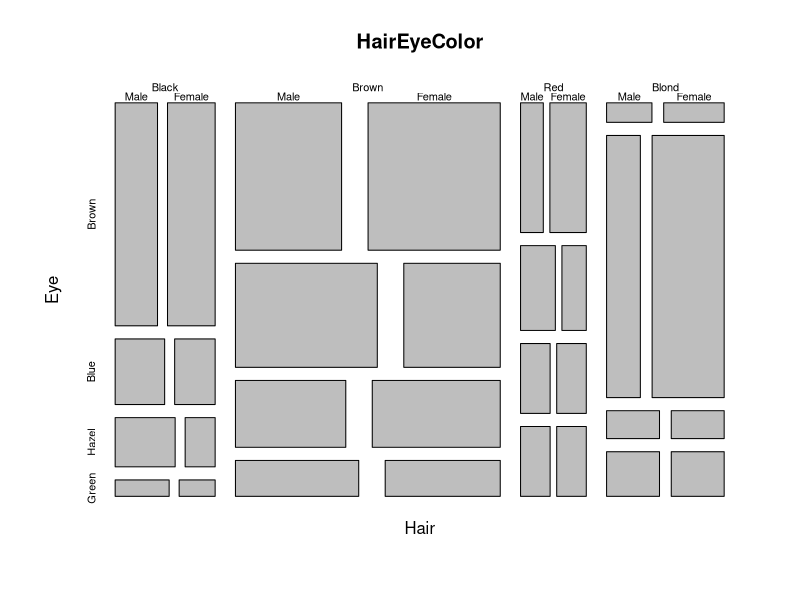
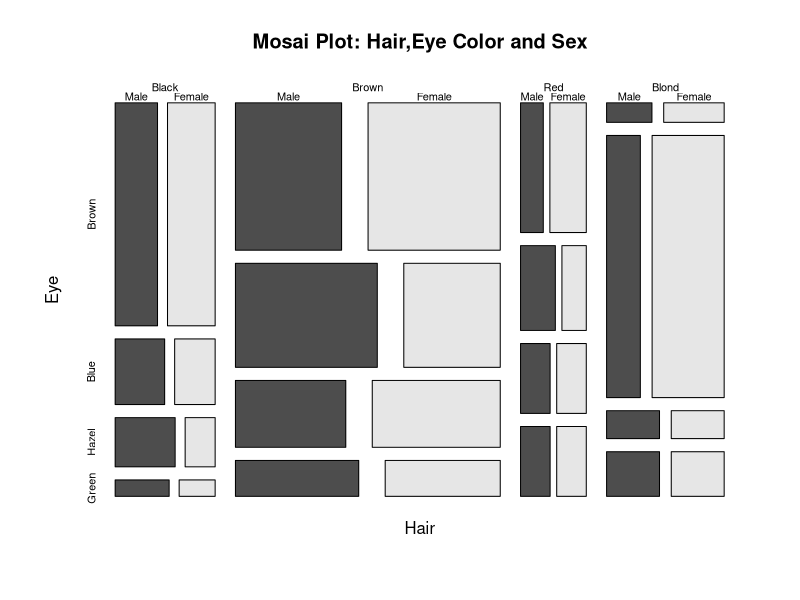
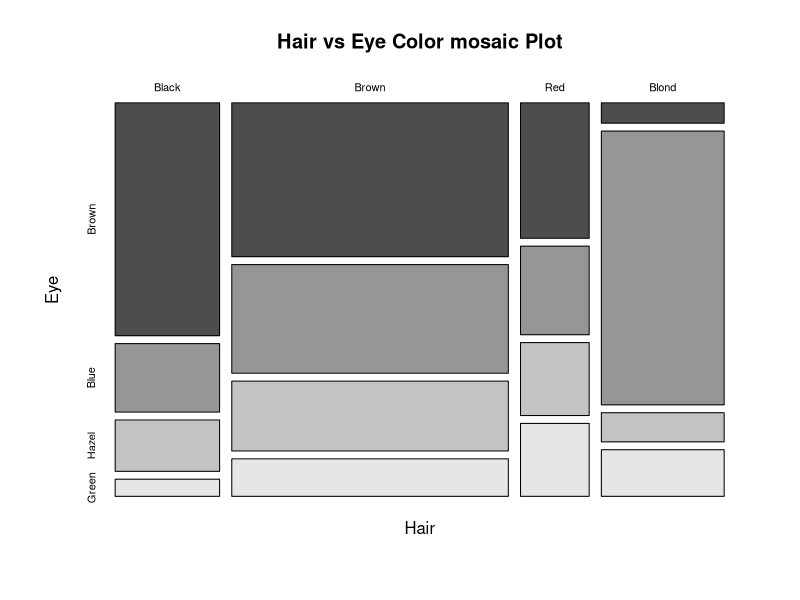
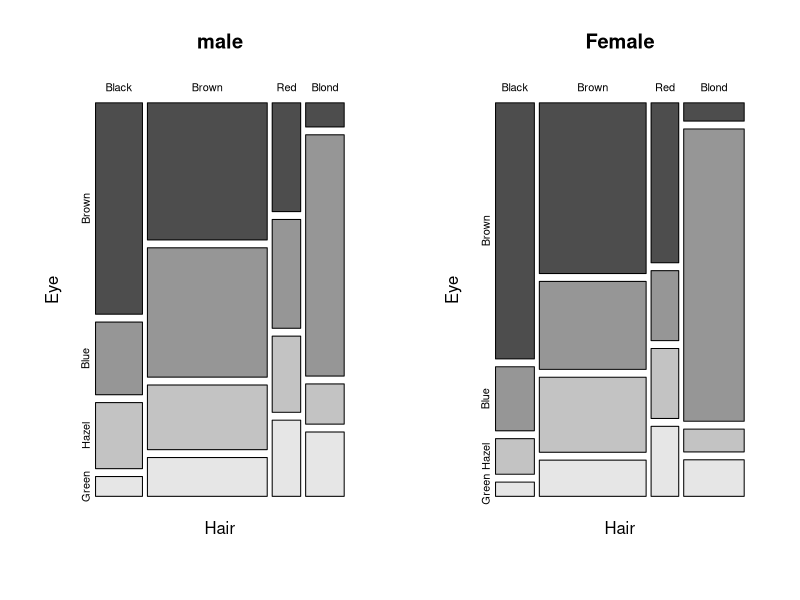
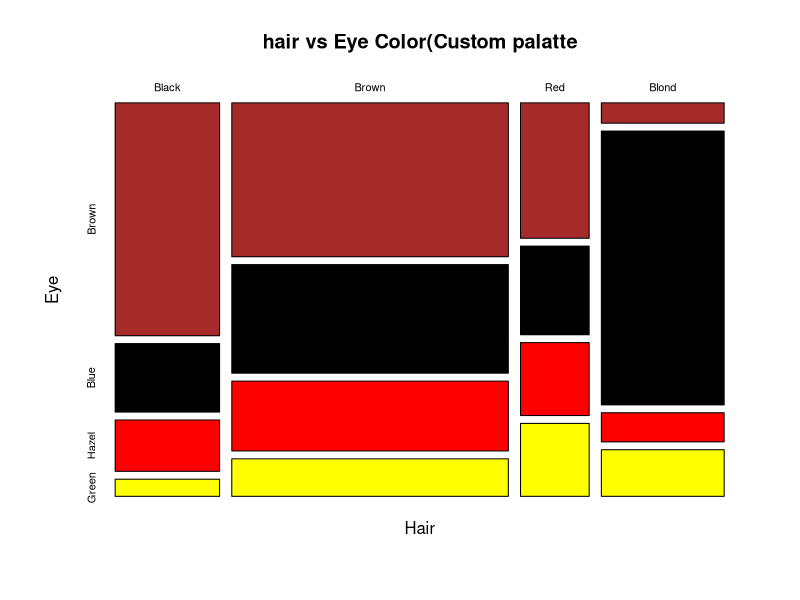
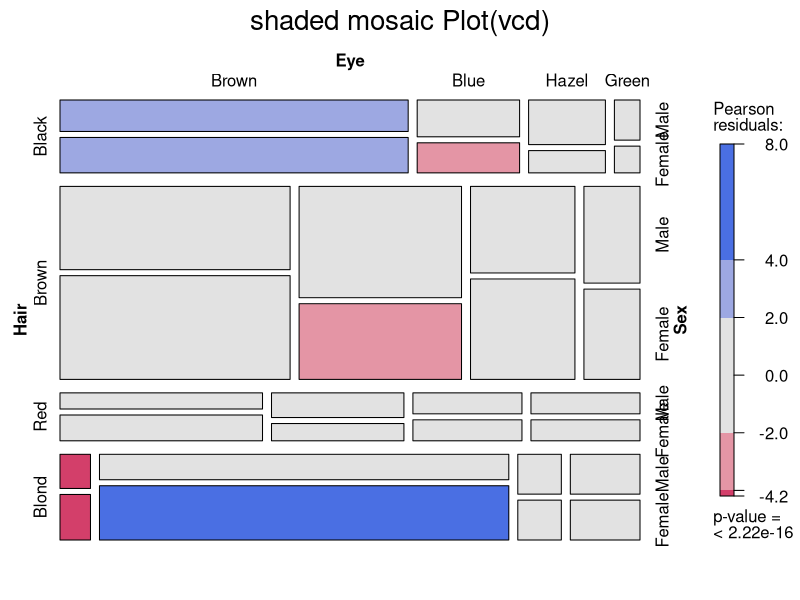
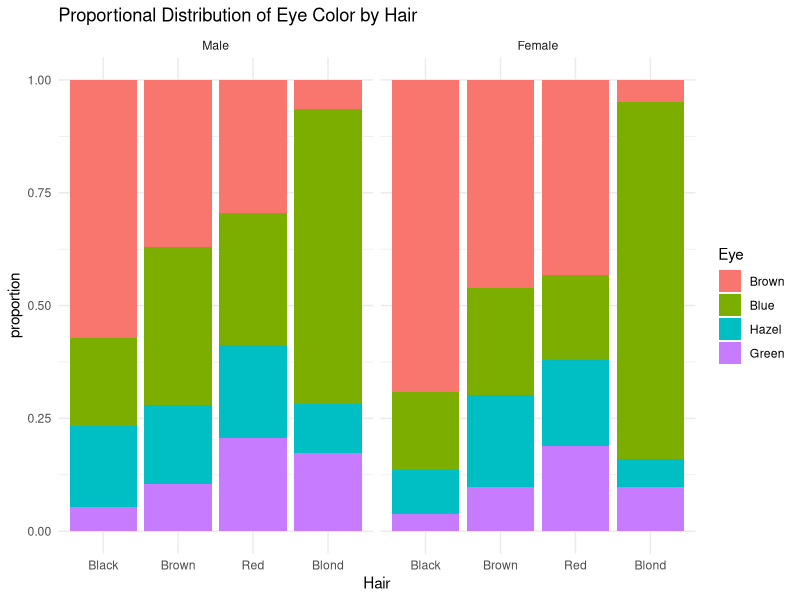
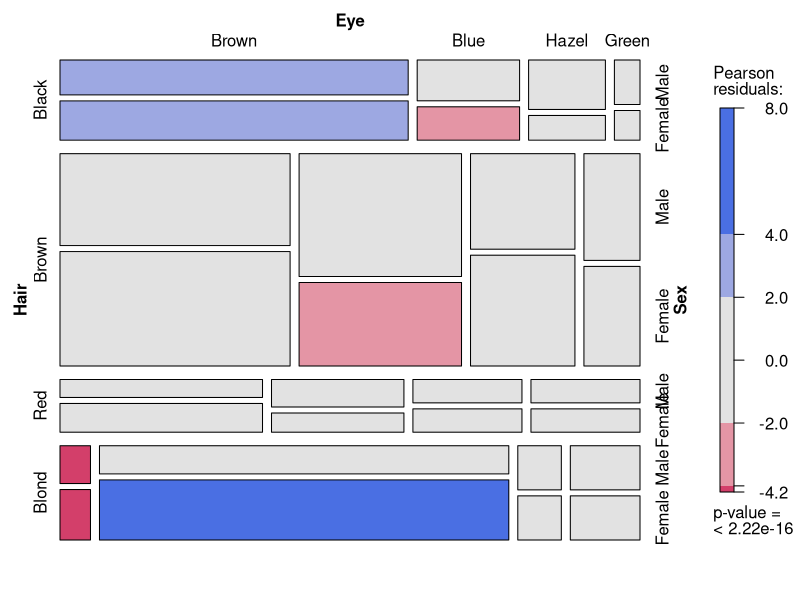

The R script that drew these images, in order:
#load and understand the haireye color dataset
#load dataset
data(HairEyeColor)

#Check structure
str(HairEyeColor)
View(HairEyeColor)
?HairEyeColor

#very basic mosaic plot
mosaicplot(HairEyeColor)

#add titles and colors
mosaicplot(HairEyeColor,main="Mosai Plot: Hair,Eye Color and Sex",
           color=TRUE)

#Two variable mosaic plot
HairEye2D<-margin.table(HairEyeColor,c(1,2))
mosaicplot(HairEye2D,main="Hair vs Eye Color mosaic Plot",color=TRUE)

#mosaic plot by sex
par(mfrow=c(1,2))
mosaicplot(HairEyeColor[,,"Male"],main="male",color=TRUE)
mosaicplot(HairEyeColor[,,"Female"],main="Female",color=TRUE)
par(mfrow=c(1,1))

#Custom colors
mosaicplot(HairEye2D,col=c("brown","black","red","yellow"),
           main='hair vs Eye Color(Custom palatte')

#Advanced mosaic plot using 'vcd'
install.packages("vcd")
library(vcd)
mosaic(HairEyeColor,shade=TRUE,legend=TRUE,
       main="shaded mosaic Plot(vcd)")

#convert dataset to data frame(for ggplot)
hair_eye_df<-as.data.frame(HairEyeColor)
head(hair_eye_df)

#ggplot alternative(Proportional mosaic-style plot)
library(ggplot2)
ggplot(hair_eye_df,aes(x=Hair,y=Freq,fill=Eye))+
  geom_bar(stat="identity",position="fill")+
  facet_wrap(~Sex)+
  labs(
    title="Proportional Distribution of Eye Color by Hair",
    y="proportion")+
  theme_minimal()

#advanced mosaic with residual shading
mosaic(~Hair+Eye+Sex,data=hair_eye_df,shade=TRUE,legend=TRUE)
